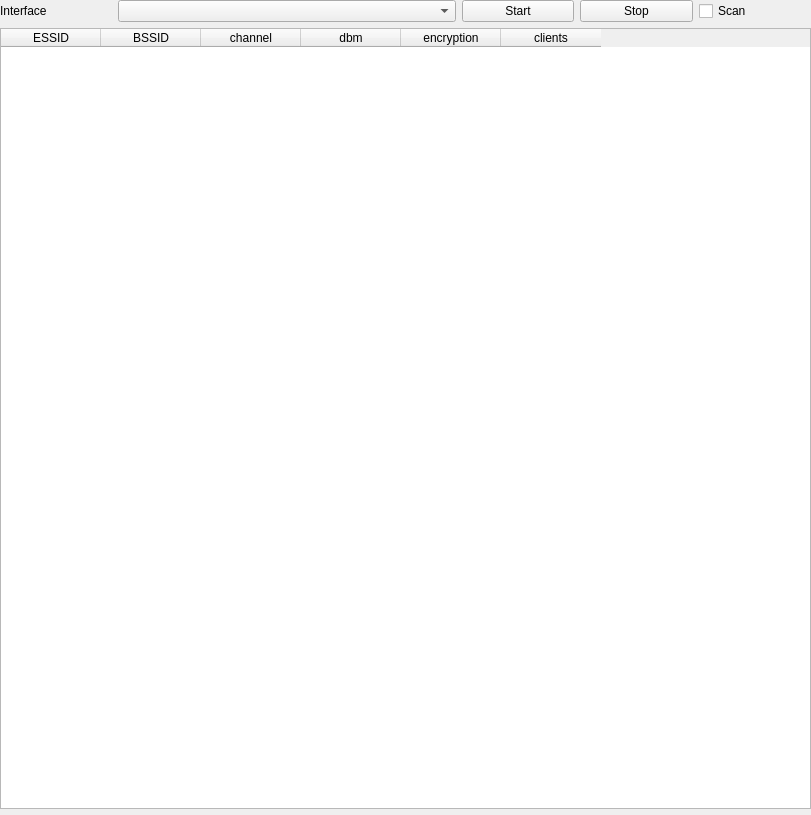
<?xml version="1.0" encoding="UTF-8"?>
<ui version="4.0">
 <class>MainWindow</class>
 <widget class="QMainWindow" name="MainWindow">
  <property name="geometry">
   <rect>
    <x>0</x>
    <y>0</y>
    <width>811</width>
    <height>815</height>
   </rect>
  </property>
  <property name="sizePolicy">
   <sizepolicy hsizetype="Maximum" vsizetype="Maximum">
    <horstretch>0</horstretch>
    <verstretch>0</verstretch>
   </sizepolicy>
  </property>
  <property name="windowTitle">
   <string>MainWindow</string>
  </property>
  <widget class="QWidget" name="centralwidget">
   <property name="sizePolicy">
    <sizepolicy hsizetype="Maximum" vsizetype="Maximum">
     <horstretch>0</horstretch>
     <verstretch>0</verstretch>
    </sizepolicy>
   </property>
   <layout class="QVBoxLayout" name="verticalLayout_2">
    <property name="spacing">
     <number>0</number>
    </property>
    <property name="leftMargin">
     <number>0</number>
    </property>
    <property name="topMargin">
     <number>0</number>
    </property>
    <property name="rightMargin">
     <number>0</number>
    </property>
    <property name="bottomMargin">
     <number>0</number>
    </property>
    <item>
     <layout class="QVBoxLayout" name="settingsLayout">
      <property name="bottomMargin">
       <number>6</number>
      </property>
      <item>
       <layout class="QGridLayout" name="settingsGrid">
        <property name="bottomMargin">
         <number>6</number>
        </property>
        <property name="horizontalSpacing">
         <number>6</number>
        </property>
        <property name="verticalSpacing">
         <number>12</number>
        </property>
        <item row="0" column="3" colspan="3">
         <widget class="QComboBox" name="ComboBoxDev"/>
        </item>
        <item row="0" column="7">
         <widget class="QPushButton" name="pushButtonStop">
          <property name="text">
           <string>Stop</string>
          </property>
         </widget>
        </item>
        <item row="0" column="6">
         <widget class="QPushButton" name="pushButtonStart">
          <property name="text">
           <string>Start</string>
          </property>
         </widget>
        </item>
        <item row="0" column="8">
         <widget class="QCheckBox" name="checkBoxScan">
          <property name="text">
           <string>Scan</string>
          </property>
         </widget>
        </item>
        <item row="0" column="1">
         <widget class="QLabel" name="label_4">
          <property name="sizePolicy">
           <sizepolicy hsizetype="Minimum" vsizetype="Preferred">
            <horstretch>0</horstretch>
            <verstretch>0</verstretch>
           </sizepolicy>
          </property>
          <property name="text">
           <string>Interface</string>
          </property>
         </widget>
        </item>
       </layout>
      </item>
      <item>
       <layout class="QHBoxLayout" name="horizontalLayout_2">
        <property name="topMargin">
         <number>0</number>
        </property>
        <property name="bottomMargin">
         <number>0</number>
        </property>
        <item>
         <widget class="QTableWidget" name="tableWidgetAP">
          <column>
           <property name="text">
            <string>ESSID</string>
           </property>
          </column>
          <column>
           <property name="text">
            <string>BSSID</string>
           </property>
          </column>
          <column>
           <property name="text">
            <string>channel</string>
           </property>
          </column>
          <column>
           <property name="text">
            <string>dbm</string>
           </property>
          </column>
          <column>
           <property name="text">
            <string>encryption</string>
           </property>
          </column>
          <column>
           <property name="text">
            <string>clients</string>
           </property>
          </column>
         </widget>
        </item>
       </layout>
      </item>
     </layout>
    </item>
   </layout>
  </widget>
 </widget>
 <resources/>
 <connections/>
</ui>
